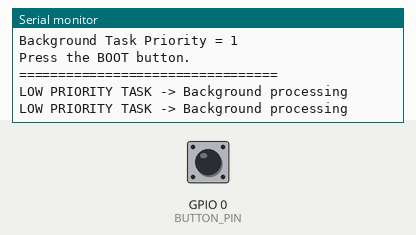
Simulated run of this sketch. Board: ESP32. Shown: the last lines printed to the serial monitor. Inputs (shaded band) come from the test bench; at power-on: GPIO 0 (BUTTON_PIN) HIGH.

Above: at 2.2 s.
2.3 s: GPIO 0 (BUTTON_PIN) pulled LOW for 0.15 s
At 2.9 s:
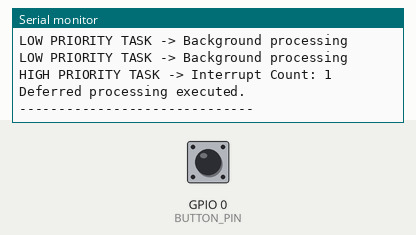
3.9 s: GPIO 0 (BUTTON_PIN) pulled LOW for 1 s
At 4.02 s:
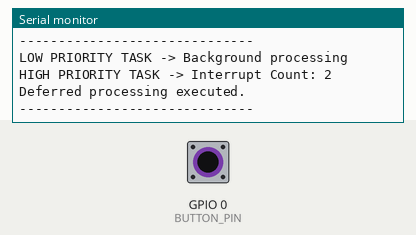
6.4 s: GPIO 0 (BUTTON_PIN) pulled LOW for 0.15 s
At 6.9 s:
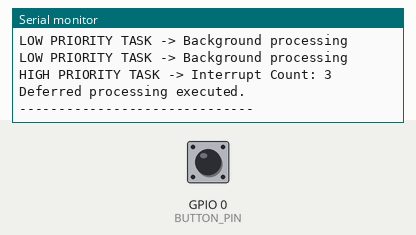

The sketch:

Ex15.ino
```cpp
#include <Arduino.h>

#define BUTTON_PIN 0

TaskHandle_t InterruptTaskHandle;

volatile int interruptCount = 0;

// Interrupt Service Routine
void IRAM_ATTR ButtonISR()
{
  interruptCount++;

  BaseType_t xHigherPriorityTaskWoken = pdFALSE;

  vTaskNotifyGiveFromISR(
    InterruptTaskHandle,
    &xHigherPriorityTaskWoken
  );

  if (xHigherPriorityTaskWoken)
  {
    portYIELD_FROM_ISR();
  }
}

// High Priority Task
void InterruptTask(void *parameter)
{
  while (1)
  {
    // Wait for interrupt notification
    ulTaskNotifyTake(
      pdTRUE,
      portMAX_DELAY
    );

    Serial.print("HIGH PRIORITY TASK -> Interrupt Count: ");
    Serial.println(interruptCount);

    Serial.println("Deferred processing executed.");
    Serial.println("------------------------------");
  }
}

// Low Priority Background Task
void BackgroundTask(void *parameter)
{
  while (1)
  {
    Serial.println("LOW PRIORITY TASK -> Background processing");

    vTaskDelay(pdMS_TO_TICKS(1000));
  }
}

void setup()
{
  Serial.begin(115200);
  delay(1000);

  pinMode(BUTTON_PIN, INPUT_PULLUP);

  Serial.println("=================================");
  Serial.println(" ISR PRIORITY AND DEFERRED PROCESSING");
  Serial.println("=================================");

  // High priority interrupt processing task
  xTaskCreate(
    InterruptTask,
    "InterruptTask",
    2048,
    NULL,
    3,
    &InterruptTaskHandle
  );

  // Low priority background task
  xTaskCreate(
    BackgroundTask,
    "BackgroundTask",
    2048,
    NULL,
    1,
    NULL
  );

  // Attach interrupt
  attachInterrupt(
    digitalPinToInterrupt(BUTTON_PIN),
    ButtonISR,
    FALLING
  );

  Serial.println("Interrupt configured on GPIO 0.");
  Serial.println("Interrupt Task Priority = 3");
  Serial.println("Background Task Priority = 1");
  Serial.println("Press the BOOT button.");
  Serial.println("=================================");
}

void loop()
{
  delay(1000);
}
```

Measured:
- after the input at 2.3 s, the serial monitor: prints a new line at once (image 1)
- after the input at 3.9 s, the serial monitor: prints a new line at once (image 2)
- after the input at 6.4 s, the serial monitor: prints a new line at once (image 3)
